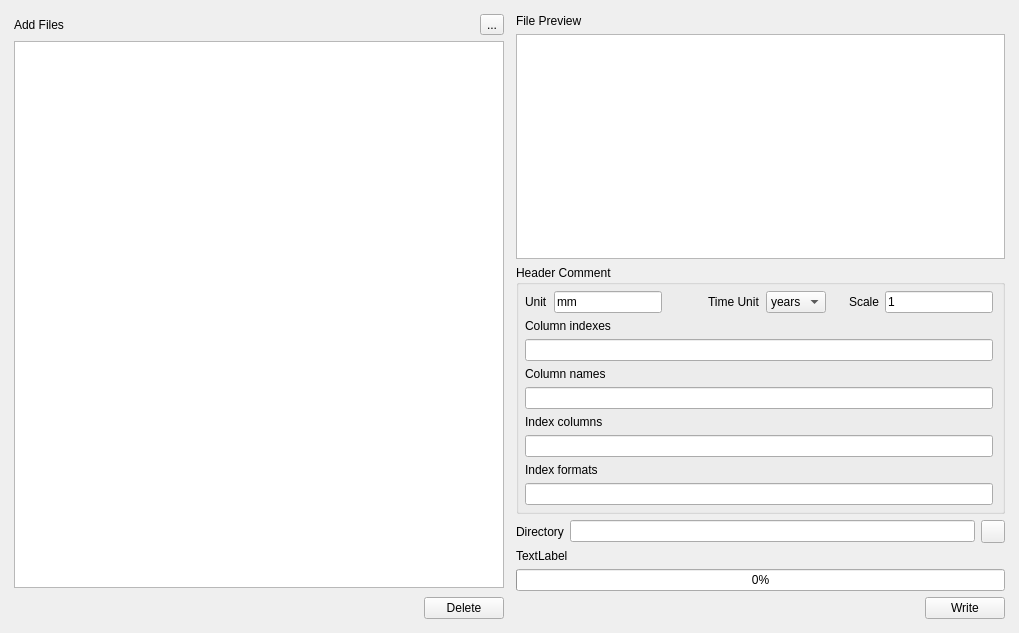
<?xml version="1.0" encoding="UTF-8"?>
<ui version="4.0">
 <class>Form</class>
 <widget class="QWidget" name="Form">
  <property name="geometry">
   <rect>
    <x>0</x>
    <y>0</y>
    <width>1019</width>
    <height>633</height>
   </rect>
  </property>
  <property name="windowTitle">
   <string>Header Tool</string>
  </property>
  <layout class="QGridLayout" name="gridLayout">
   <item row="0" column="0">
    <layout class="QVBoxLayout" name="verticalLayout_3">
     <property name="leftMargin">
      <number>3</number>
     </property>
     <property name="topMargin">
      <number>3</number>
     </property>
     <property name="rightMargin">
      <number>3</number>
     </property>
     <property name="bottomMargin">
      <number>3</number>
     </property>
     <item>
      <layout class="QHBoxLayout" name="horizontalLayout_2">
       <item>
        <widget class="QLabel" name="label">
         <property name="text">
          <string>Add Files</string>
         </property>
        </widget>
       </item>
       <item>
        <spacer name="horizontalSpacer_2">
         <property name="orientation">
          <enum>Qt::Horizontal</enum>
         </property>
         <property name="sizeHint" stdset="0">
          <size>
           <width>40</width>
           <height>20</height>
          </size>
         </property>
        </spacer>
       </item>
       <item>
        <widget class="QToolButton" name="addFilesButton">
         <property name="text">
          <string>...</string>
         </property>
         <property name="shortcut">
          <string>Ctrl+O</string>
         </property>
        </widget>
       </item>
      </layout>
     </item>
     <item>
      <widget class="QListWidget" name="filesListWidget">
       <property name="minimumSize">
        <size>
         <width>300</width>
         <height>0</height>
        </size>
       </property>
      </widget>
     </item>
     <item>
      <layout class="QHBoxLayout" name="horizontalLayout_10">
       <property name="leftMargin">
        <number>3</number>
       </property>
       <property name="topMargin">
        <number>3</number>
       </property>
       <item>
        <spacer name="horizontalSpacer_10">
         <property name="orientation">
          <enum>Qt::Horizontal</enum>
         </property>
         <property name="sizeHint" stdset="0">
          <size>
           <width>40</width>
           <height>20</height>
          </size>
         </property>
        </spacer>
       </item>
       <item>
        <widget class="QPushButton" name="deleteButton">
         <property name="text">
          <string>Delete</string>
         </property>
         <property name="shortcut">
          <string>Ctrl+D</string>
         </property>
        </widget>
       </item>
      </layout>
     </item>
    </layout>
   </item>
   <item row="0" column="1">
    <layout class="QVBoxLayout" name="verticalLayout">
     <property name="leftMargin">
      <number>3</number>
     </property>
     <property name="topMargin">
      <number>3</number>
     </property>
     <property name="rightMargin">
      <number>3</number>
     </property>
     <property name="bottomMargin">
      <number>3</number>
     </property>
     <item>
      <widget class="QLabel" name="label_5">
       <property name="text">
        <string>File Preview</string>
       </property>
      </widget>
     </item>
     <item>
      <widget class="QPlainTextEdit" name="previewEdit">
       <property name="lineWrapMode">
        <enum>QPlainTextEdit::NoWrap</enum>
       </property>
      </widget>
     </item>
     <item>
      <widget class="QGroupBox" name="groupBox">
       <property name="title">
        <string>Header Comment</string>
       </property>
       <layout class="QGridLayout" name="gridLayout_2">
        <property name="leftMargin">
         <number>6</number>
        </property>
        <property name="topMargin">
         <number>6</number>
        </property>
        <property name="bottomMargin">
         <number>6</number>
        </property>
        <item row="0" column="0">
         <layout class="QHBoxLayout" name="horizontalLayout_3">
          <item>
           <widget class="QLabel" name="label_4">
            <property name="text">
             <string>Unit</string>
            </property>
           </widget>
          </item>
          <item>
           <widget class="QLineEdit" name="unitEdit">
            <property name="layoutDirection">
             <enum>Qt::LeftToRight</enum>
            </property>
            <property name="text">
             <string>mm</string>
            </property>
           </widget>
          </item>
          <item>
           <spacer name="horizontalSpacer_3">
            <property name="orientation">
             <enum>Qt::Horizontal</enum>
            </property>
            <property name="sizeHint" stdset="0">
             <size>
              <width>40</width>
              <height>20</height>
             </size>
            </property>
           </spacer>
          </item>
          <item>
           <widget class="QLabel" name="label_11">
            <property name="text">
             <string>Time Unit</string>
            </property>
           </widget>
          </item>
          <item>
           <widget class="QComboBox" name="timeUnitBox">
            <item>
             <property name="text">
              <string>years</string>
             </property>
            </item>
            <item>
             <property name="text">
              <string>days</string>
             </property>
            </item>
           </widget>
          </item>
          <item>
           <spacer name="horizontalSpacer_5">
            <property name="orientation">
             <enum>Qt::Horizontal</enum>
            </property>
            <property name="sizeHint" stdset="0">
             <size>
              <width>13</width>
              <height>17</height>
             </size>
            </property>
           </spacer>
          </item>
          <item>
           <widget class="QLabel" name="label_7">
            <property name="text">
             <string>Scale</string>
            </property>
           </widget>
          </item>
          <item>
           <widget class="QLineEdit" name="scaleEdit">
            <property name="layoutDirection">
             <enum>Qt::RightToLeft</enum>
            </property>
            <property name="inputMask">
             <string/>
            </property>
            <property name="text">
             <string>1</string>
            </property>
           </widget>
          </item>
         </layout>
        </item>
        <item row="1" column="0">
         <layout class="QVBoxLayout" name="verticalLayout_2">
          <item>
           <widget class="QLabel" name="label_6">
            <property name="text">
             <string>Column indexes</string>
            </property>
           </widget>
          </item>
          <item>
           <widget class="QLineEdit" name="colIndexEdit">
            <property name="sizePolicy">
             <sizepolicy hsizetype="Preferred" vsizetype="Fixed">
              <horstretch>0</horstretch>
              <verstretch>0</verstretch>
             </sizepolicy>
            </property>
            <property name="minimumSize">
             <size>
              <width>250</width>
              <height>0</height>
             </size>
            </property>
           </widget>
          </item>
         </layout>
        </item>
        <item row="2" column="0">
         <layout class="QVBoxLayout" name="verticalLayout_4">
          <item>
           <widget class="QLabel" name="label_9">
            <property name="text">
             <string>Column names</string>
            </property>
           </widget>
          </item>
          <item>
           <widget class="QLineEdit" name="colNameEdit">
            <property name="sizePolicy">
             <sizepolicy hsizetype="Preferred" vsizetype="Fixed">
              <horstretch>0</horstretch>
              <verstretch>0</verstretch>
             </sizepolicy>
            </property>
            <property name="minimumSize">
             <size>
              <width>250</width>
              <height>0</height>
             </size>
            </property>
           </widget>
          </item>
         </layout>
        </item>
        <item row="3" column="0">
         <layout class="QVBoxLayout" name="verticalLayout_5">
          <item>
           <widget class="QLabel" name="label_8">
            <property name="text">
             <string>Index columns</string>
            </property>
           </widget>
          </item>
          <item>
           <widget class="QLineEdit" name="indexColEdit">
            <property name="sizePolicy">
             <sizepolicy hsizetype="Preferred" vsizetype="Fixed">
              <horstretch>0</horstretch>
              <verstretch>0</verstretch>
             </sizepolicy>
            </property>
            <property name="minimumSize">
             <size>
              <width>250</width>
              <height>0</height>
             </size>
            </property>
           </widget>
          </item>
         </layout>
        </item>
        <item row="4" column="0">
         <layout class="QVBoxLayout" name="verticalLayout_6">
          <item>
           <widget class="QLabel" name="label_10">
            <property name="text">
             <string>Index formats</string>
            </property>
           </widget>
          </item>
          <item>
           <widget class="QLineEdit" name="indexFormatsEdit">
            <property name="enabled">
             <bool>true</bool>
            </property>
            <property name="sizePolicy">
             <sizepolicy hsizetype="Preferred" vsizetype="Fixed">
              <horstretch>0</horstretch>
              <verstretch>0</verstretch>
             </sizepolicy>
            </property>
            <property name="minimumSize">
             <size>
              <width>250</width>
              <height>0</height>
             </size>
            </property>
            <property name="readOnly">
             <bool>true</bool>
            </property>
           </widget>
          </item>
         </layout>
        </item>
       </layout>
      </widget>
     </item>
     <item>
      <layout class="QHBoxLayout" name="horizontalLayout_5">
       <item>
        <widget class="QLabel" name="label_3">
         <property name="text">
          <string>Directory</string>
         </property>
        </widget>
       </item>
       <item>
        <widget class="QLineEdit" name="dirEdit">
         <property name="minimumSize">
          <size>
           <width>250</width>
           <height>0</height>
          </size>
         </property>
         <property name="readOnly">
          <bool>true</bool>
         </property>
        </widget>
       </item>
       <item>
        <widget class="QToolButton" name="dirButton">
         <property name="text">
          <string/>
         </property>
        </widget>
       </item>
      </layout>
     </item>
     <item>
      <widget class="QLabel" name="consoleLabel">
       <property name="text">
        <string>TextLabel</string>
       </property>
      </widget>
     </item>
     <item>
      <widget class="QProgressBar" name="progressBar">
       <property name="value">
        <number>0</number>
       </property>
      </widget>
     </item>
     <item>
      <layout class="QHBoxLayout" name="horizontalLayout">
       <item>
        <spacer name="horizontalSpacer">
         <property name="orientation">
          <enum>Qt::Horizontal</enum>
         </property>
         <property name="sizeHint" stdset="0">
          <size>
           <width>40</width>
           <height>20</height>
          </size>
         </property>
        </spacer>
       </item>
       <item>
        <widget class="QPushButton" name="writeButton">
         <property name="text">
          <string>Write</string>
         </property>
        </widget>
       </item>
      </layout>
     </item>
    </layout>
   </item>
  </layout>
  <zorder></zorder>
  <zorder></zorder>
 </widget>
 <resources/>
 <connections/>
</ui>
